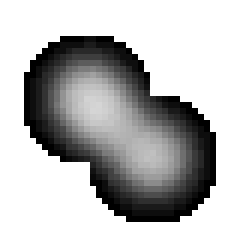
%> input picture matlab/Thesis/test4.png, 40 x 40 px (shown 6 times larger)
$ octave traveling_salesman_impl.m   (GNU Octave 9; MATLAB toolbox functions it lacks are replaced by stand-ins)
%> lines starting %> are read from the running program, lines starting %| are printed output that depends on the picture
A = imread('test4.png', 'png');
%> A is the input picture: size 40x40x3 uint8; min 0, max 255, mean 182.7
A = int32(A(:,:,1));
%> A: size 40x40 int32
[x,y] = find(A ~= 255);
%> x = 670 values from 7 to 37; y = 670 values from 5 to 36

gradient_weight = 0.6;

n = 100;
phi = (sqrt(5)-1)/2;
theta = 2*pi*phi*(0:n-1);
rho = (1:n).^phi;
%[x,y] = pol2cart(theta(:),rho(:));
%xy = 10*([x y]-min([x;y]))/(max([x;y])-min([x;y]));
[n, ~] = size(x);
%> n = 670
xy = [x,y];
%> xy = 670 rows, first 12: [13 5; 14 5; 15 5; 16 5; 17 5; 18 5; 19 5; 20 5; 21 5; 11 6; 12 6; 13 6]
popSize = 60;
numIter = 2e4;
a = meshgrid(1:n);
dmat = reshape(sqrt(sum((xy(a,:)-xy(a',:)).^4,2)),n,n);
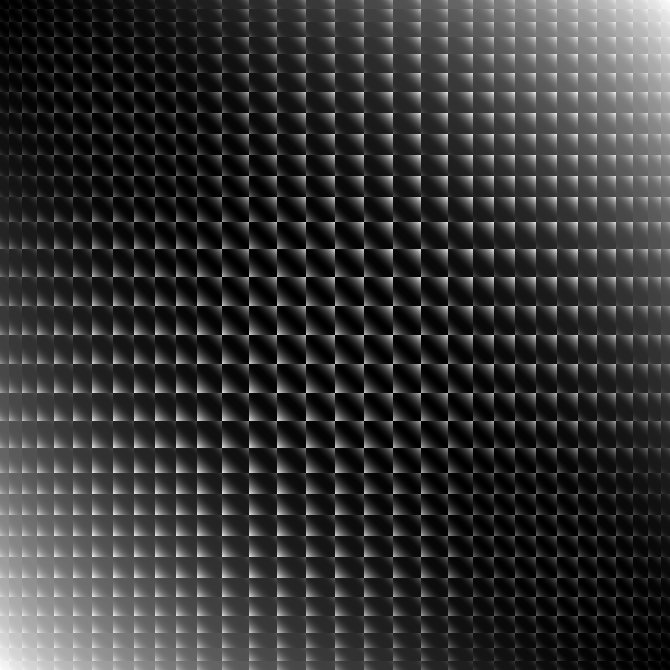
%> dmat: size 670x670 double; min 0, max 1014.1, mean 210.5; drawn with min black and max white
mat = zeros(n,n);
%> mat: size 670x670 double; every value is 0
%> (the run ends here)
